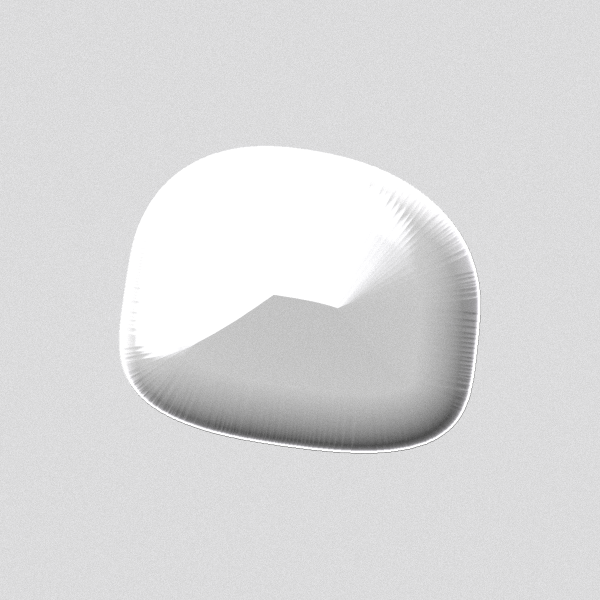
#> input picture assets/materials/2026-11-07/emalje/shade-multiply.png, 1200 x 1200 px, found by its file name (shown at 1/2 size); the run also reads 1 picture not shown here
$ python -i validate-material-fidelity.py   (imports and definitions only)
#> lines starting #> are read from the running program, lines starting #| are printed output that depends on the picture
#!/usr/bin/env python3
"""Rest-pose fidelity of the unmounted material renderer.

This is a mathematical port of the shade formulas and of numpy.gradient.
It does not execute Skia. The unmounted renderer uploads these same 1 px
normals; this script measures them against the master PNGs and, for Gummi,
against stone-home@6x.npz through the export-gummi.py crop and radial warp.

Engineering targets below are Pål's proposals, not visual acceptance.
"""

from __future__ import annotations

import hashlib
import json
import re
import sys
import zlib
from pathlib import Path

import numpy as np
from PIL import Image, ImageDraw, ImageFilter
from scipy import ndimage as ndi

ROOT = Path(__file__).resolve().parents[1]
MAT = ROOT / 'assets/materials/2026-11-07'
SRC = ROOT / 'src/materials/source'
TABLES = ROOT / 'src/materials/sourceTables.ts'
NPZ = SRC / 'stone-home@6x.npz'
OUT = ROOT / 'src/materials/fidelity-report.json'

MASTER = 1200
CX = CY = 1260
W_PT = 240
# export-gummi.py line 39. Not half of the crop: that half is recorded separately.
WARP_Y_OFFSET = 0.423


def sha256_bytes(data: bytes) -> str:
    return hashlib.sha256(data).hexdigest()


def sha256_file(path: Path) -> str:
    return sha256_bytes(path.read_bytes())


# [10 lines left out: function load_tables, not called in this run]


def theta():
    return np.linspace(-np.pi, np.pi, 720, endpoint=False)


# [36 lines left out: functions radii_rest, local_mask, not called in this run]


def f16_load(path, shape):
    raw = zlib.decompress(path.read_bytes())
    return np.frombuffer(raw, np.float16).astype(np.float32).reshape(shape)


def f16_save(path, values):
    path.write_bytes(zlib.compress(np.ascontiguousarray(values, np.float32).astype(np.float16).tobytes(), 9))


# [23 lines left out: functions normals_from, normals_step10, not called in this run]


def angle_deg(a, b):
    dot = np.clip((a * b).sum(-1), -1, 1)
    return np.degrees(np.arccos(dot))


# [16 lines left out: functions stats, band_energy, not called in this run]


def unit_light():
    light = np.array([-0.42, -0.62, 0.66], np.float32)
    return light / np.linalg.norm(light)


def sstep(a, b, x):
    t = np.clip((x - a) / (b - a), 0, 1)
    return t * t * (3 - 2 * t)


# [49 lines left out: function shade, not called in this run]


def reference_color(name):
    folder = MAT / name
    base = np.asarray(Image.open(folder / 'base.png').convert('RGB'), np.float32)
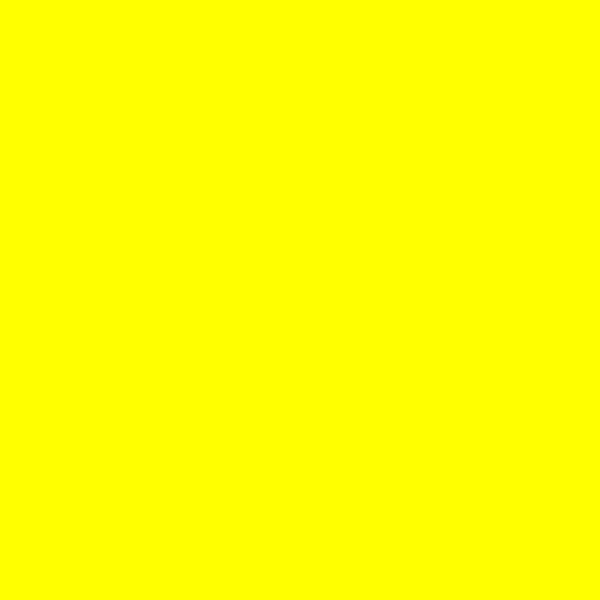
#> base: shape (1200, 1200, 3) float32 (shown at 1/2 size); mean R, G, B 16.69, 16.69, 16; drawn with min black and max white
    shade = np.asarray(Image.open(folder / 'shade-multiply.png').convert('RGB'), np.float32) / 255
    light = np.asarray(Image.open(folder / 'light-screen.png').convert('RGB'), np.float32) / 255
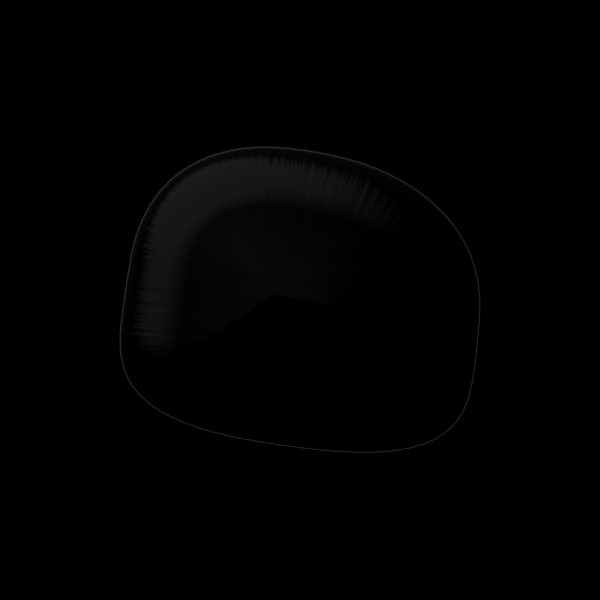
#> input picture assets/materials/2026-11-07/emalje/light-screen.png, 1200 x 1200 px, found by its file name (shown at 1/2 size)
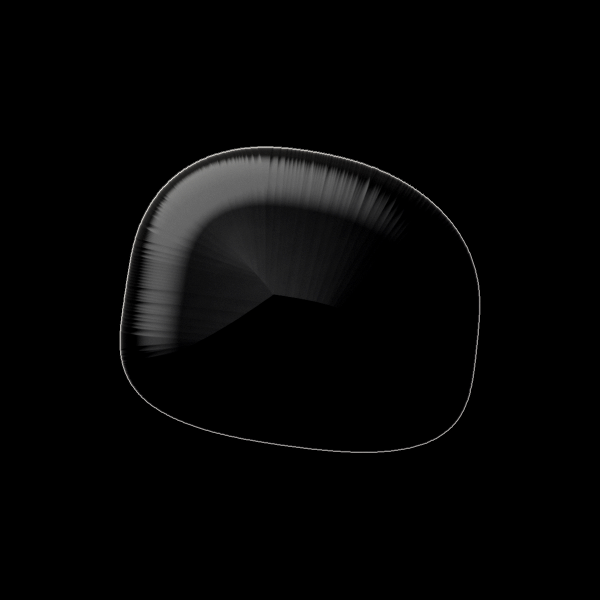
#> light: shape (1200, 1200, 3) float32 (shown at 1/2 size); mean R, G, B 0.00468, 0.00466, 0.00469; drawn with min black and max white
    aq = np.round(base)
    sq = np.round(shade * 255) / 255
    lq = np.round(light * 255) / 255
    recon = 255 - (255 - aq * sq) * (1 - lq)
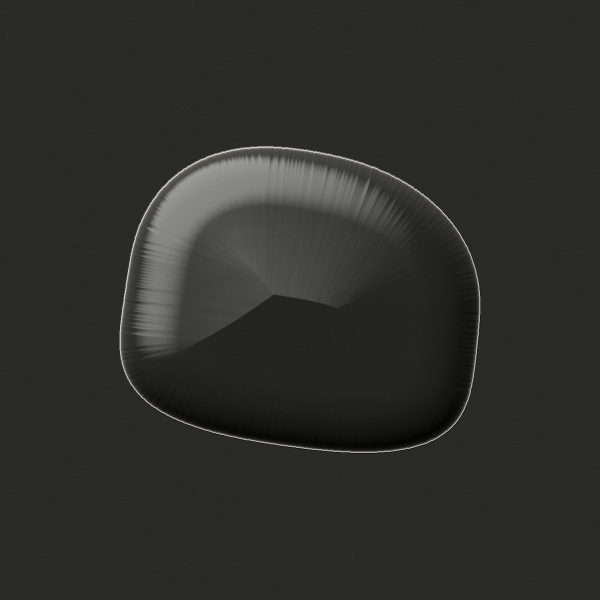
#> recon: shape (1200, 1200, 3) float32 (shown at 1/2 size); mean R, G, B 15.6, 15.6, 14.9; drawn with min black and max white
    return base, recon


# [12 lines left out: functions regions, color_error, not called in this run]


def lum(rgb):
    return 0.2126 * rgb[..., 0] + 0.7152 * rgb[..., 1] + 0.0722 * rgb[..., 2]


# [356 lines left out: functions compare_material, noise, source_bevel_height, poisson_phi, hash01, vnoise and 4 more, not called in this run]


# [2 lines not run here, left out]

>>> result = reference_color('../assets/materials/2026-11-07/emalje/base.png')
